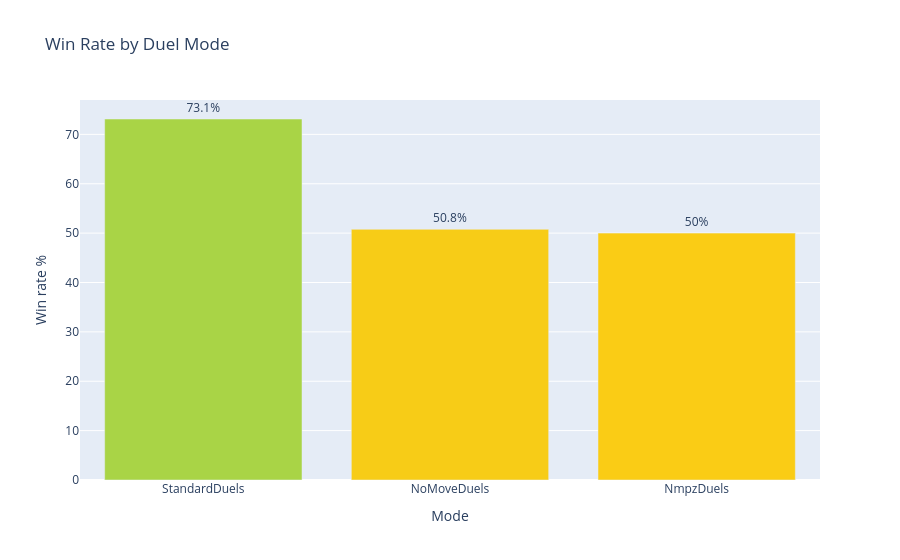

Here is the notebook cell this chart was saved with:
### Code cell
if {"game_mode", "result"}.issubset(games.columns):
    mode_plot = games[games["result"].isin(["W", "L"])].copy()
    mode_stats = (
        mode_plot.groupby("game_mode")["result"]
        .apply(lambda s: (s == "W").mean() * 100)
        .reset_index(name="win_rate_pct")
        .sort_values("win_rate_pct", ascending=False)
    )

    fig = px.bar(
        mode_stats,
        x="game_mode",
        y="win_rate_pct",
        color="win_rate_pct",
        color_continuous_scale=["#f87171", "#facc15", "#4ade80"],
        range_color=[0, 100],
        text=mode_stats["win_rate_pct"].round(1),
        title="Win Rate by Duel Mode",
    )
    fig.update_traces(texttemplate="%{text}%", textposition="outside")
    fig.update_layout(coloraxis_showscale=False, yaxis_title="Win rate %", xaxis_title="Mode")
    fig.show()

### Figure 1 — Plotly figure (JSON) as saved in the notebook; plotly's stock layout.template omitted (floating-point values rounded to 4 significant figures)
{"data": [{"alignmentgroup": "True", "hovertemplate": "game_mode=%{x}<br>win_rate_pct=%{marker.color}<br>text=%{text}<extra></extra>", "legendgroup": "", "marker": {"color": [73.11, 50.77, 50], "coloraxis": "coloraxis", "pattern": {"shape": ""}}, "name": "", "offsetgroup": "", "orientation": "v", "showlegend": false, "text": [73.1, 50.8, 50], "textposition": "outside", "texttemplate": "%{text}%", "type": "bar", "x": ["StandardDuels", "NoMoveDuels", "NmpzDuels"], "xaxis": "x", "y": [73.11, 50.77, 50], "yaxis": "y"}], "layout": {"barmode": "relative", "coloraxis": {"cmax": 100, "cmin": 0, "colorbar": {"title": {"text": "win_rate_pct"}}, "colorscale": [[0, "#f87171"], [0.5, "#facc15"], [1, "#4ade80"]], "showscale": false}, "legend": {"tracegroupgap": 0}, "title": {"text": "Win Rate by Duel Mode"}, "xaxis": {"anchor": "y", "domain": [0, 1], "title": {"text": "Mode"}}, "yaxis": {"anchor": "x", "domain": [0, 1], "title": {"text": "Win rate %"}}}}
